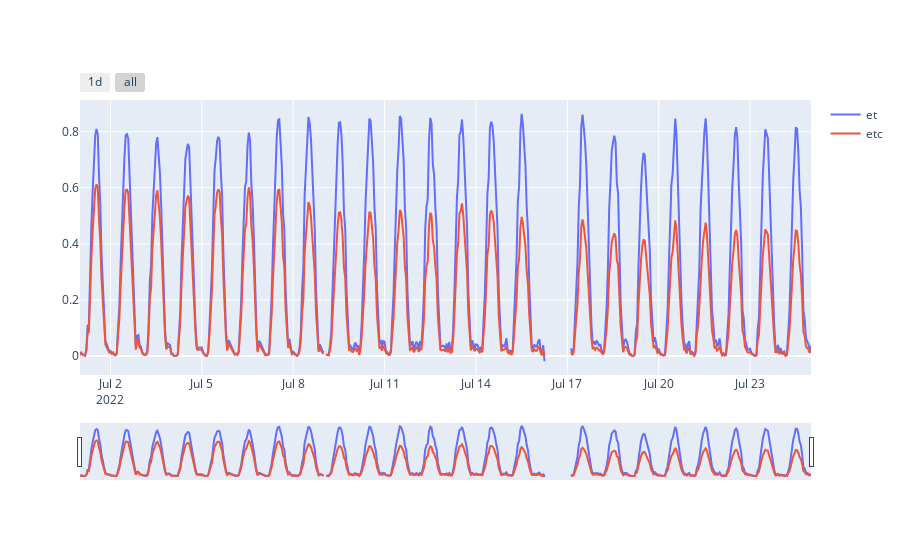
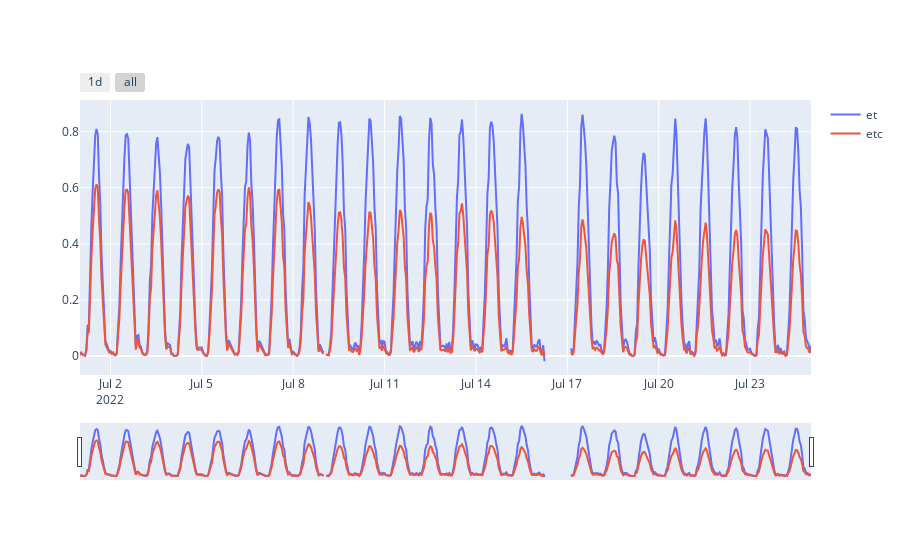

Notebook cell for these charts, in order:
### Code cell
plot_time_series(hourly,'time', 'et', var_col2 = 'etc')

### Figure 1 — Plotly figure (JSON) as saved in the notebook; plotly's stock layout.template omitted (floating-point values rounded to 4 significant figures; data arrays with more than 128 entries replaced by an {"elided": "..."} marker saying what was removed)
{"data": [{"mode": "lines", "name": "et", "type": "scatter", "x": {"elided": "577 str values"}, "y": {"elided": "577 float values"}}, {"mode": "lines", "name": "etc", "type": "scatter", "x": {"elided": "577 str values"}, "y": {"elided": "577 float values"}}], "layout": {"autosize": true, "xaxis": {"autorange": true, "range": ["2022-07-01", "2022-07-25"], "rangeselector": {"buttons": [{"count": 1, "label": "1d", "step": "day", "stepmode": "backward"}, {"step": "all"}]}, "rangeslider": {"autorange": true, "range": ["2022-07-01", "2022-07-25"], "visible": true, "yaxis": {"_template": null, "rangemode": "match"}}, "type": "date"}, "yaxis": {"autorange": true, "range": [-0.06769, 0.913], "type": "linear"}}}

### Figure 2 — Plotly figure (JSON) as saved in the notebook; plotly's stock layout.template omitted (floating-point values rounded to 4 significant figures; data arrays with more than 128 entries replaced by an {"elided": "..."} marker saying what was removed)
{"data": [{"mode": "lines", "name": "et", "type": "scatter", "x": {"elided": "577 str values"}, "y": {"elided": "577 float values"}}, {"mode": "lines", "name": "etc", "type": "scatter", "x": {"elided": "577 str values"}, "y": {"elided": "577 float values"}}], "layout": {"autosize": true, "xaxis": {"autorange": true, "range": ["2022-07-01", "2022-07-25"], "rangeselector": {"buttons": [{"count": 1, "label": "1d", "step": "day", "stepmode": "backward"}, {"step": "all"}]}, "rangeslider": {"autorange": true, "range": ["2022-07-01", "2022-07-25"], "visible": true, "yaxis": {"_template": null, "rangemode": "match"}}, "type": "date"}, "yaxis": {"autorange": true, "range": [-0.06769, 0.913], "type": "linear"}}}
